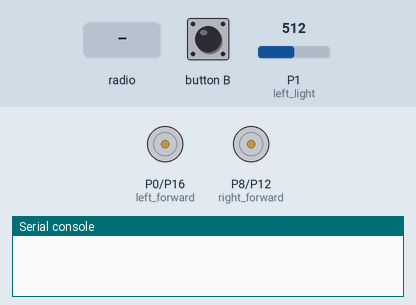
This program was run on a simulated BBC micro:bit running MicroPython. Parts: motor-driver pin pairs drawn as motors (green arrow = first pin HIGH = forward, orange = second pin HIGH = backward, longer = more drive), the last lines printed to the serial console. Inputs (shaded band) come from the test bench; at power-on: P1 (left_light) = 512 (analog values on the 0–1023 scale). No radio messages arrive unless stated (any console line starting 'radio sent:' is added by the test bench).

Above: at 1.2 s.
1.3 s: radio message "start" arrives
2.8 s: radio message "r" arrives
At 3.2 s:
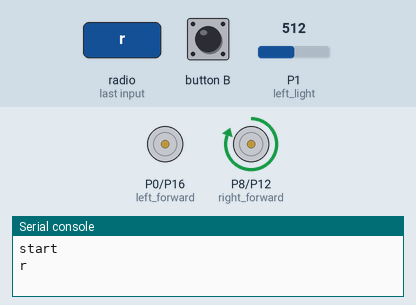
4.8 s: radio message "l" arrives
At 5.2 s:
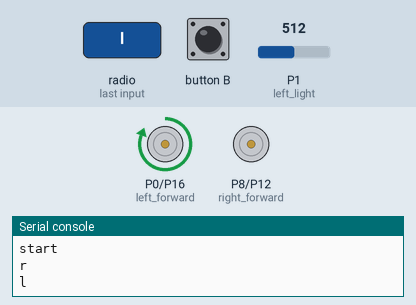
6.8 s: P1 (left_light) set to 10
Timing chart, 0 to 9.3 s (numbered marks = the images above; inputs shaded):
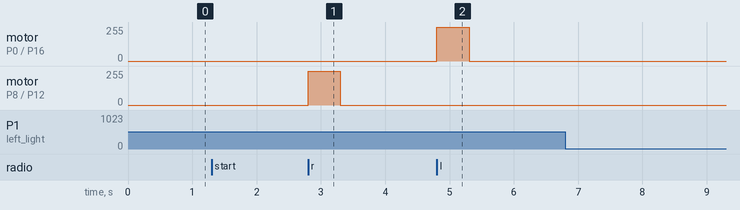

The program:

super_quick_fix.py
```python
from microbit import *
import radio

radio.on()
radio.config(channel=41)

left_back = pin16
left_forward = pin0
right_back = pin12
right_forward = pin8

left_light = pin1
right_light = pin2

game_start = 0
light = 0

rightStop = 0
leftStop = 0

def left_wheel(speed):
    left_forward.write_analog(abs(speed))
    left_back.write_analog(0)

#controls right wheel, -ve speed is backward
#-1023 to 1023
def right_wheel(speed):
    right_forward.write_analog(abs(speed))
    right_back.write_analog(0)

while True:
    msg = radio.receive()
    if button_b.is_pressed() == 1:
        left_wheel(0)
        right_wheel(0)
        game_start = 0
    if msg:
        if msg == "start":
            game_start = 1
    if game_start == 1:
        if msg:
            print(msg)
            if msg.startswith("r"):
                rightStop = running_time() + 500
            elif msg.startswith('l'):
                leftStop = running_time() + 500

        if rightStop >= running_time():
            right_wheel(1023)
        else:
            right_wheel(0)

        if leftStop >= running_time():
            left_wheel(1023)
        else:
            left_wheel(0)
        light = left_light.read_analog()

        if  light < 20:
            radio.send('time')
            left_wheel(0)
            right_wheel(0)
            game_start = 0
```

Measured:
- after the input at 2.8 s, motor on P8 (right_forward) / P12 (right_back): stopped → forward 255/255 at once, → stopped 0.50 s later
- after the input at 4.8 s, motor on P0 (left_forward) / P16 (left_back): stopped → forward 255/255 at once, → stopped 0.50 s later
